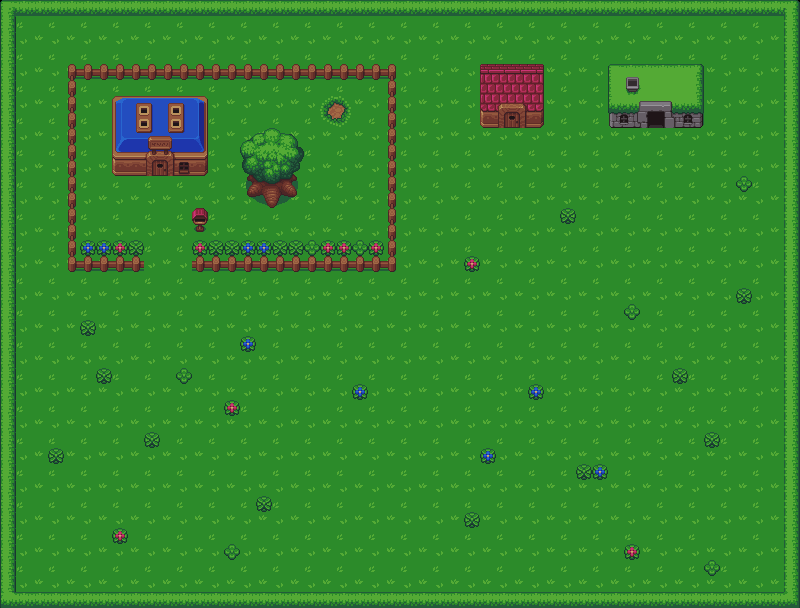

A 2D game scene composited from a Tiled map and its tileset images. What follows is a short description and the map's XML, with each tile layer's data collapsed to a summary:
An orthogonal 50x38 tile map with 16x16 px tiles, 2 tile layers (ground, foreground) and 22 objects (3x enemy_spawn, exit, player_start).

<map version="1.10" tiledversion="1.11.2" orientation="orthogonal" renderorder="right-down" width="50" height="38" tilewidth="16" tileheight="16" infinite="0" nextlayerid="5" nextobjectid="32">
 <tileset firstgid="1" source="tiles.tsx" />
 <layer id="1" name="ground" width="50" height="38" locked="1">
  <data>[1900 cells, 1900 non-empty, 16 distinct tile ids]</data>
 </layer>
 <layer id="3" name="foreground" width="50" height="38" locked="1">
  <data>[1900 cells, 194 non-empty, 104 distinct tile ids]</data>
 </layer>
 <objectgroup id="4" name="exits" locked="1">
  <object id="27" name="exit" x="144" y="160" width="32" height="16">
   <properties>
    <property name="to_map" value="bluehouse.tmx" />
    <property name="to_x" type="int" value="3" />
    <property name="to_y" type="int" value="4" />
   </properties>
  </object>
 </objectgroup>
 <objectgroup id="5" name="objects">
  <object id="32" name="player_start" x="160" y="176" width="16" height="16" />
 </objectgroup>
 <objectgroup id="2" name="walkable">
  <object id="1" x="0" y="0" width="800" height="16" />
  <object id="2" x="416" y="-128" rotation="90" />
  <object id="3" x="0" y="16" width="16" height="592" />
  <object id="7" x="16" y="592" width="768" height="16" />
  <object id="8" x="784" y="16" width="16" height="592" />
  <object id="9" x="608" y="80" width="96" height="48" />
  <object id="10" x="480" y="80" width="64" height="48" />
  <object id="11" x="64" y="64" width="336" height="16" />
  <object id="12" x="384" y="80" width="16" height="192" />
  <object id="13" x="192" y="256" width="192" height="16" />
  <object id="14" x="64" y="256" width="80" height="16" />
  <object id="23" x="64" y="80" width="16" height="176" />
  <object id="25" x="240" y="160" width="64" height="48" />
  <object id="26" x="192" y="224" width="16" height="16" />
  <object id="29" x="112" y="112" width="32" height="64" />
  <object id="30" x="176" y="112" width="32" height="64" />
  <object id="31" x="144" y="112" width="32" height="48" />
 </objectgroup>
 <objectgroup id="6" name="enemies">
  <object id="33" name="enemy_spawn" x="224" y="112" width="16" height="16">
   <properties>
    <property name="slime_type" value="red" />
   </properties>
  </object>
  <object id="34" name="enemy_spawn" x="500" y="500" width="16" height="16">
   <properties>
    <property name="slime_type" value="blue" />
   </properties>
  </object>
  <object id="35" name="enemy_spawn" x="400" y="300" width="16" height="16">
   <properties>
    <property name="slime_type" value="green" />
   </properties>
  </object>
 </objectgroup>
</map>
